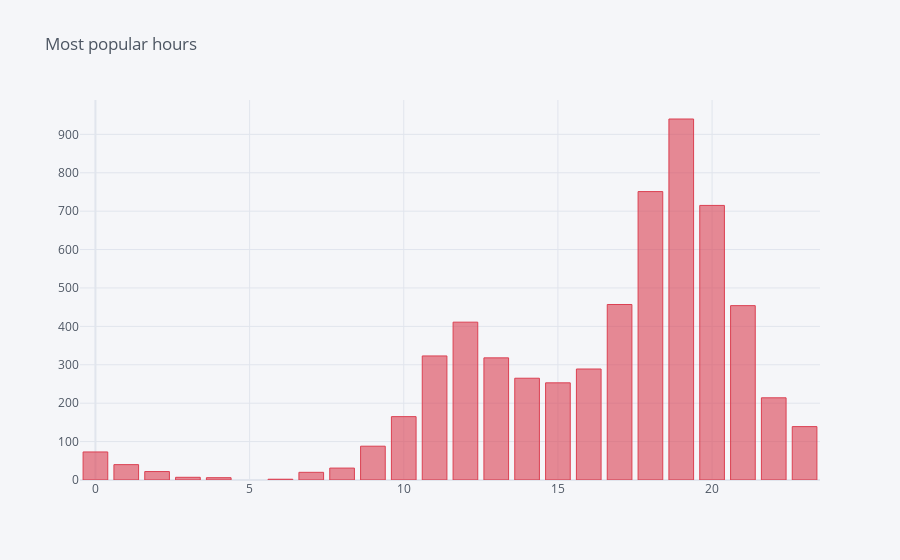

Notebook cell for this chart:
### Markdown cell above
#### Most Popular hours

### Code cell
def gethrs(row):
    return row.hour

df.when_the_delivery_started.apply(gethrs).value_counts().iplot(kind='bar', title='Most popular hours',color='red')

### Figure 1 — Plotly figure (JSON) as saved in the notebook; plotly's stock layout.template omitted (floating-point values rounded to 4 significant figures)
{"data": [{"marker": {"color": "rgba(219, 64, 82, 0.6)", "line": {"color": "rgba(219, 64, 82, 1.0)", "width": 1}}, "name": "when_the_delivery_started", "orientation": "v", "text": "", "type": "bar", "x": [19, 18, 20, 17, 21, 12, 11, 13, 16, 14, 15, 22, 10, 23, 9, 0, 1, 8, 2, 7, 3, 4, 6], "y": [940, 751, 715, 457, 454, 411, 323, 318, 289, 265, 253, 214, 165, 139, 88, 73, 40, 31, 22, 20, 7, 6, 2]}], "layout": {"legend": {"bgcolor": "#F5F6F9", "font": {"color": "#4D5663"}}, "paper_bgcolor": "#F5F6F9", "plot_bgcolor": "#F5F6F9", "title": {"font": {"color": "#4D5663"}, "text": "Most popular hours"}, "xaxis": {"gridcolor": "#E1E5ED", "showgrid": true, "tickfont": {"color": "#4D5663"}, "title": {"font": {"color": "#4D5663"}, "text": ""}, "zerolinecolor": "#E1E5ED"}, "yaxis": {"gridcolor": "#E1E5ED", "showgrid": true, "tickfont": {"color": "#4D5663"}, "title": {"font": {"color": "#4D5663"}, "text": ""}, "zerolinecolor": "#E1E5ED"}}}
